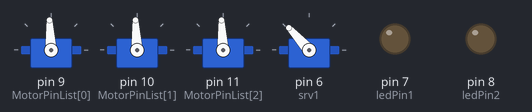
Bench run of a sketch on a simulated Arduino Uno, built with avr-gcc and run on an emulated ATmega328P. On the bench: 4 × servo, output pins drawn as LEDs (lit = HIGH).

Above: at 0.1 s.
At 3.1 s:
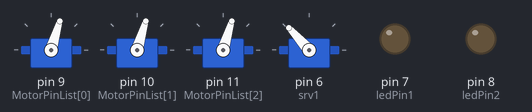
Timing chart, 0 to 4.6 s (numbered marks = the images above):
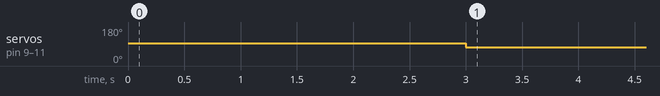

Measured:
- by itself, servo on pin 9 (MotorPinList[0]), servo on pin 10 (MotorPinList[1]), servo on pin 11 (MotorPinList[2]): 93° → 73° at 3.0 s

The sketch:

MotorControllerFinal.ino
```cpp
int ledPin1 = 7;
int ledPin2 = 8;
byte currentValue = 0;
byte values[] = {0,0,0,0,0,0,0,0};

#include <Servo.h>
byte MotorPinList[]={9,10,11};
Servo mtr1;
Servo mtr2;
Servo mtr3;
Servo srv1;

int scale;
int openAngle = 1900;
int closedAngle = 1400;

void setup() {
  scale = 200;
  // put your setup code here, to run once:
  pinMode(ledPin1, OUTPUT); //sets up the lights
  pinMode(ledPin2, OUTPUT); //sets up the other light
  Serial.begin(115200);
  mtr1.attach(MotorPinList[0]);
  mtr2.attach(MotorPinList[1]);
  mtr3.attach(MotorPinList[2]);
  srv1.attach(6); // attach claw servo
  mtr1.writeMicroseconds(1500);
  mtr2.writeMicroseconds(1500);
  mtr3.writeMicroseconds(1500);
  srv1.writeMicroseconds(1900); // opens claw
  delay(3000);
}

void loop() {
  // put your main code here, to run repeatedly:
  while(Serial.available()){
    byte incomingValue = Serial.read(); // gets each value for the array and add its to the values array pretty OP if say so myself
    values[currentValue] = incomingValue; //voodoo magic
    currentValue++; //add so that the array index moves
    if(currentValue > 7){ // since their are only 8 numbers we need, if it exceeds 7, throw out the old values and use the new ones.
      currentValue = 0; //reset
    }
  }
  Serial.flush();
  updateMotors();

 /*
 float X=map(values[2],0,126,-1,1);
 float Y=map(values[3],0,126,-1,1);
  // int(values[1])

  if(int(values[5])>7){ // some yum code
      digitalWrite(ledPin2, LOW);
  } else{ // some more yum code
      digitalWrite(ledPin2, HIGH);
  }
  if(int(values[6])==1){ // some yum code
      digitalWrite(ledPin1, LOW);
  }else{ // some more yum code
      digitalWrite(ledPin1, HIGH);
}*/
//digitalWrite(2, HIGH);
//digitalWrite(3, LOW);
//digitalWrite(4, LOW);
//digitalWrite(5, HIGH);
//digitalWrite(7, LOW);
//digitalWrite(8, HIGH);
//digitalWrite(9, LOW);

}

void updateMotors(){
  mtr2.writeMicroseconds(byteToPWM(values[3])); // Writes veritcal motor speed

  if(byteToPWM(values[1]) != 1500 && byteToPWM(values[0] == 1500)){ // if yleft is not zero, forward or back
    mtr1.writeMicroseconds(byteToPWM(values[1]));
    mtr3.writeMicroseconds(byteToPWM(values[1]));
    digitalWrite(ledPin2, LOW);
  }
  else if(byteToPWM(values[0]) < 1500){ // xleft is left, go left
    mtr1.writeMicroseconds(byteToPWM(values[0])-scale);
    mtr3.writeMicroseconds(byteToPWM(values[0]));
    digitalWrite(ledPin1, LOW);
  }
  else if(byteToPWM(values[0]) > 1500){ // xleft is right, go right
    mtr1.writeMicroseconds(byteToPWM(values[0]));
    mtr3.writeMicroseconds(byteToPWM(values[0])-scale);
    digitalWrite(ledPin2, HIGH);
  }
  else if(byteToPWM(values[0]) == 1500){ // xleft is zero, stop
    mtr1.writeMicroseconds(byteToPWM(1500));
    mtr3.writeMicroseconds(byteToPWM(1500));
  }
}

int byteToPWM(byte bt){
  int temp = int(bt);
  return int(map(temp, 0, 126, 1500-scale, 1500+scale));
  //return temp*(scale/126)+1500;
}
```
